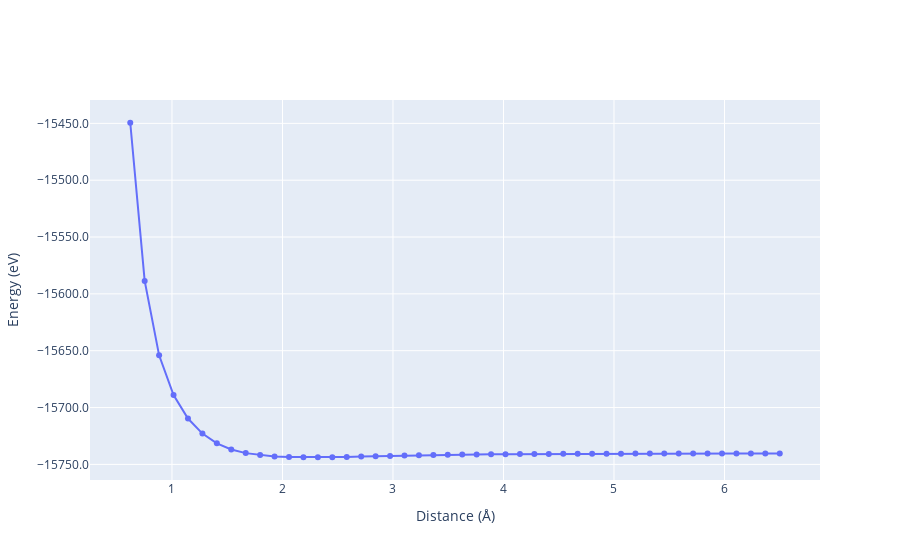

Notebook source saved alongside this figure:
### Code cell
# 各distanceに対してenergyが一番小さいものを取得する
sisi_gaussian_result_df_min = sisi_gaussian_result_df.loc[sisi_gaussian_result_df.groupby("distance")["energy"].idxmin()]

# plot with plotly
fig = go.Figure()
fig.add_trace(
    go.Scatter(
        x=sisi_gaussian_result_df_min["distance"],
        y=sisi_gaussian_result_df_min["energy"],
        mode="lines+markers",
        name="Si-Si"
    )
)
fig.update_layout(legend_title_text = "Si-Si")
fig.update_xaxes(title_text="Distance (Å)")
fig.update_yaxes(title_text="Energy (eV)", tickformat=".1f")
fig.show()

### Figure 1 — Plotly figure (JSON) as saved in the notebook; plotly's stock layout.template omitted (floating-point values rounded to 4 significant figures)
{"data": [{"mode": "lines+markers", "name": "Si-Si", "type": "scatter", "x": [0.6224, 0.7531, 0.8837, 1.014, 1.145, 1.276, 1.406, 1.537, 1.667, 1.798, 1.929, 2.059, 2.19, 2.32, 2.451, 2.582, 2.712, 2.843, 2.973, 3.104, 3.235, 3.365, 3.496, 3.627, 3.757, 3.888, 4.018, 4.149, 4.28, 4.41, 4.541, 4.671, 4.802, 4.933, 5.063, 5.194, 5.324, 5.455, 5.586, 5.716, 5.847, 5.978, 6.108, 6.239, 6.369, 6.5], "y": [-15450.0, -15590.0, -15650.0, -15690.0, -15710.0, -15720.0, -15730.0, -15740.0, -15740.0, -15740.0, -15740.0, -15740.0, -15740.0, -15740.0, -15740.0, -15740.0, -15740.0, -15740.0, -15740.0, -15740.0, -15740.0, -15740.0, -15740.0, -15740.0, -15740.0, -15740.0, -15740.0, -15740.0, -15740.0, -15740.0, -15740.0, -15740.0, -15740.0, -15740.0, -15740.0, -15740.0, -15740.0, -15740.0, -15740.0, -15740.0, -15740.0, -15740.0, -15740.0, -15740.0, -15740.0, -15740.0]}], "layout": {"legend": {"title": {"text": "Si-Si"}}, "xaxis": {"title": {"text": "Distance (Å)"}}, "yaxis": {"tickformat": ".1f", "title": {"text": "Energy (eV)"}}}}
